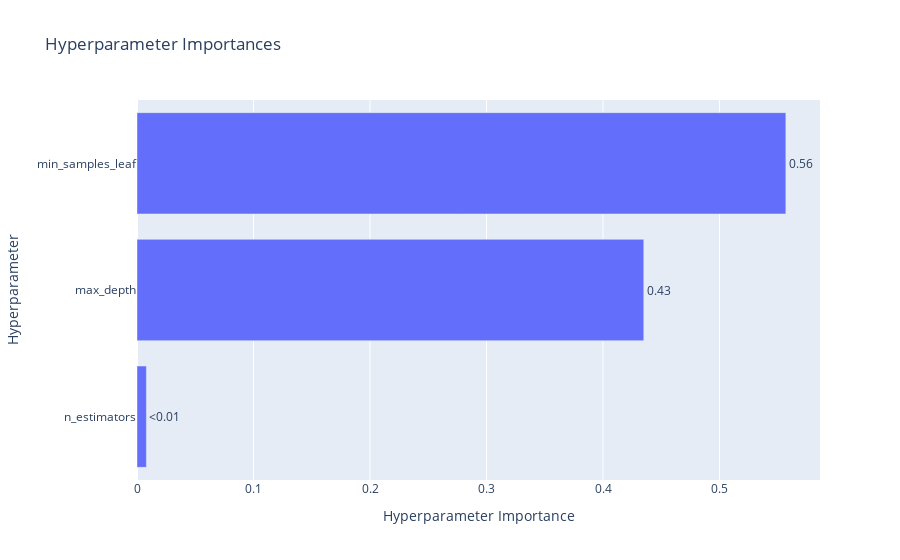

This figure's notebook cell:
### Markdown cell above
График важности гиперпараметров - помогает понять, какие гиперпараметры вносят больший вклад в минимизацию/максимизацию метрики.

### Code cell
optuna.visualization.plot_param_importances(study, target_name="f1_score")

### Figure 1 — Plotly figure (JSON) as saved in the notebook; plotly's stock layout.template omitted (floating-point values rounded to 4 significant figures)
{"data": [{"cliponaxis": false, "hovertemplate": ["n_estimators (IntDistribution): 0.00806739377481248<extra></extra>", "max_depth (IntDistribution): 0.43499116966780416<extra></extra>", "min_samples_leaf (IntDistribution): 0.5569414365573835<extra></extra>"], "name": "f1_score", "orientation": "h", "text": ["<0.01", "0.43", "0.56"], "textposition": "outside", "type": "bar", "x": [0.008067, 0.435, 0.5569], "y": ["n_estimators", "max_depth", "min_samples_leaf"]}], "layout": {"title": {"text": "Hyperparameter Importances"}, "xaxis": {"title": {"text": "Hyperparameter Importance"}}, "yaxis": {"title": {"text": "Hyperparameter"}}}}
